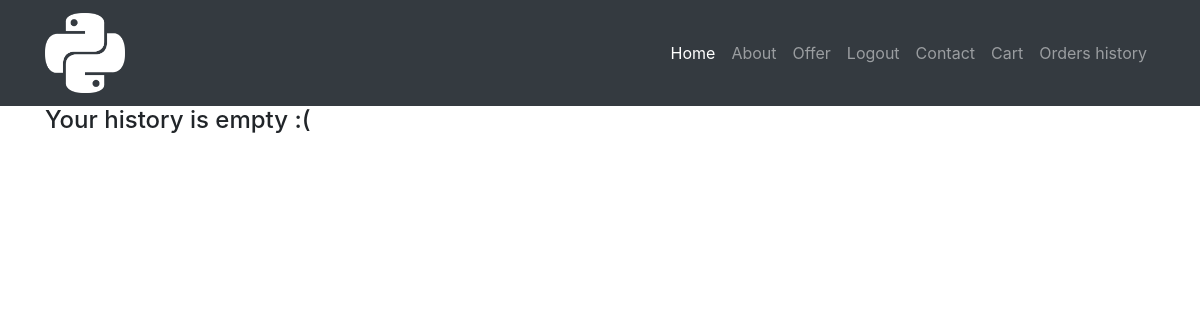
Before: /cart/orders_history/ (signed in) with the older database file.
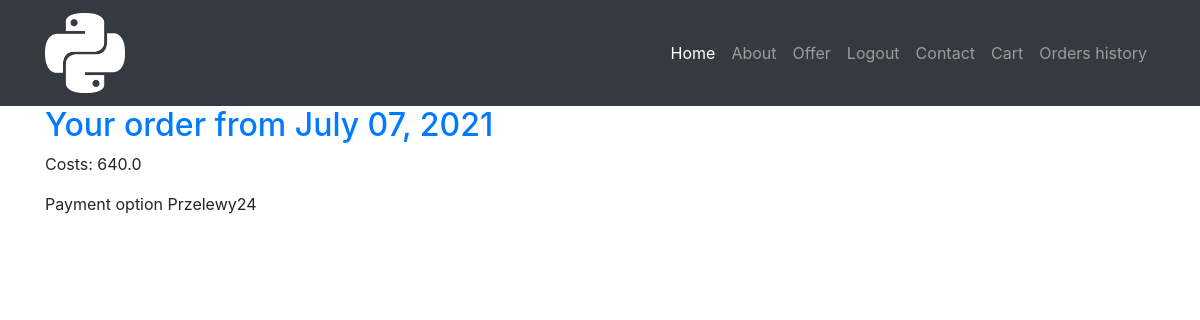
After: the same page with the newer database file.
### checkout/models.py (models this page shows, shortened)
class OrderCheckout(models.Model):
    email = models.EmailField()
    customer = models.ForeignKey(Customer, on_delete=models.PROTECT)
    date_of_purchase = models.DateTimeField(default=timezone.now)
    payment_method = models.TextField()
    to_pay = models.FloatField(null=True)
    surname = models.CharField(max_length=15)
    name = models.CharField(max_length=20)
    telephone = models.CharField(max_length=15)
    address = models.CharField(max_length=100)
    address_info = models.CharField(max_length=50)
    locality = models.CharField(max_length=25)
    state = models.CharField(max_length=25)
    post_code = models.CharField(max_length=6)
    note = models.TextField()

### checkout/views.py (the view)
# urls.py: path("orders_history/", MyOrdersHistory.as_view(), name="orders_history"),
class MyOrdersHistory(ListView):
    model = OrderCheckout
    template_name = "checkout/orders_history.html"
    context_object_name = "checkouts"
    def get_queryset(self) -> OrderCheckout:
        try:
            return OrderCheckout.objects.filter(customer=self.request.user.customer).order_by("date_of_purchase")
        except:
            raise Http404("Page not found")

### users/models.py (called while the page is built)
    def __str__(self) -> str:
        if self.user:
            name = self.user.username
        else:
            name = self.device
        return str(name)

### checkout/templates/checkout/orders_history.html (shortened to what this page needs)
{% extends "catering/base.html" %}
{% block content %}
    {% for checkout in checkouts %}
        <article class="media content-section">
            <div class="media-body">
                <h2><a class="article-title" href="{% url "orders_history_detail" checkout.customer checkout.pk %}">Your
                    order from {{ checkout.date_of_purchase|date:"F d, Y" }}</a></h2>
                <p class="article-content">Costs: {{ checkout.to_pay }}</p>
                <p class="price"> Payment option {{ checkout.payment_method }}
            </div>
        </article>
    {% endfor %}
    {% if not checkouts %}
        <h4>Your history is empty :( </h4>
    {% endif %}
{% endblock %}

Changed rows visible on the page:
added OrderCheckout: date_of_purchase "July 07, 2021", to_pay "640.0", payment_method "Przelewy24"
Other visible differences:
text no longer shown: "Your history is empty :("
